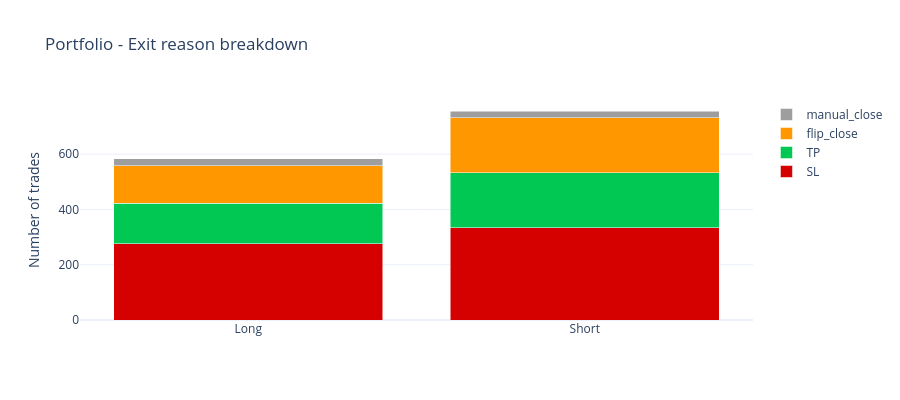

Notebook code for this chart:
### Code cell
from visualize import plot_exit_breakdown
fig = plot_exit_breakdown(ens_trades, title="Portfolio - Exit reason breakdown")
save_html(fig, OUT / "05_exit_breakdown.html"); fig.show()

### Figure 1 — Plotly figure (JSON) as saved in the notebook; plotly's stock layout.template omitted (floating-point values rounded to 4 significant figures)
{"data": [{"marker": {"color": "#d50000"}, "name": "SL", "type": "bar", "x": ["Long", "Short"], "y": [276, 333]}, {"marker": {"color": "#00c853"}, "name": "TP", "type": "bar", "x": ["Long", "Short"], "y": [146, 200]}, {"marker": {"color": "#ff9800"}, "name": "flip_close", "type": "bar", "x": ["Long", "Short"], "y": [136, 199]}, {"marker": {"color": "#9e9e9e"}, "name": "manual_close", "type": "bar", "x": ["Long", "Short"], "y": [26, 24]}], "layout": {"barmode": "stack", "height": 400, "title": {"text": "Portfolio - Exit reason breakdown"}, "yaxis": {"title": {"text": "Number of trades"}}}}
